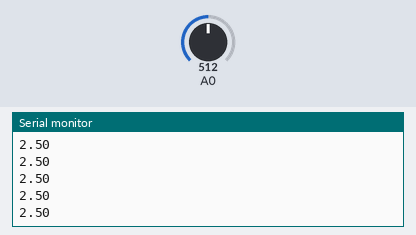
A sketch run on a simulated Arduino Uno, built with avr-gcc and run on an emulated ATmega328P. Parts: the last lines printed to the serial monitor. Inputs (shaded band) come from the test bench; at power-on: A0 = 512.

Above: at 1.2 s.
1.3 s: A0 set to 716
At 1.68 s:
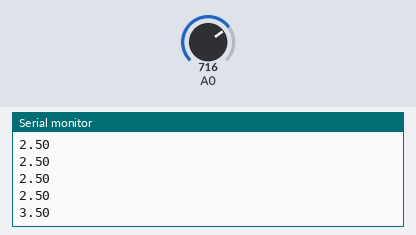
2.8 s: A0 set to 900
At 2.94 s:
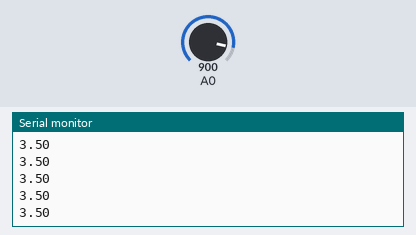
Timing chart, 0 to 5.8 s (numbered marks = the images above; inputs shaded):
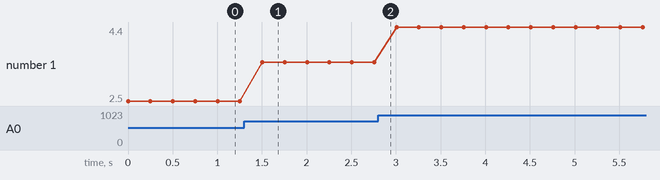

The sketch:

LecturaVoltaje.ino
```cpp
float lectura;

float volt;


void setup() {
  // put your setup code here, to run once:

  Serial.begin(9600);
  pinMode(A0, INPUT);

}

void loop() {
  // put your main code here, to run repeatedly:

  lectura = analogRead(A0);
  volt = lectura/1023 * 5.0;
  Serial.print(volt);
  Serial.print("\n");
  delay(250);
}
```

Measured:
- after the input at 1.3 s, the serial monitor: prints a new line after 0.20 s (image 1)
- plotted number 1: 2.5 → 3.5 after the input at 1.3 s, 3.5 → 4.4 after the input at 2.8 s
